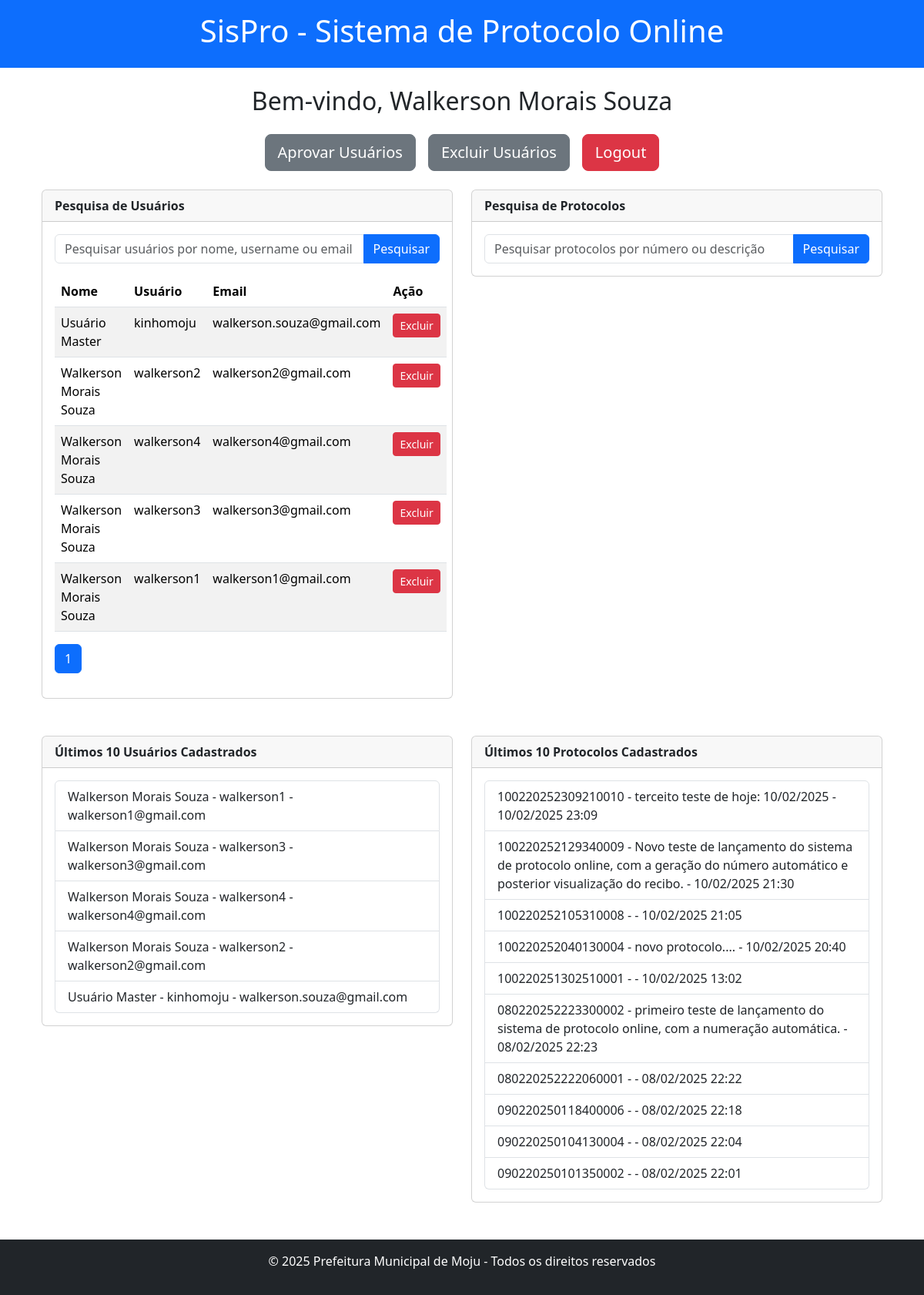
Page /usuarios/pesquisa_usuarios/ (signed in) on the earlier database version.
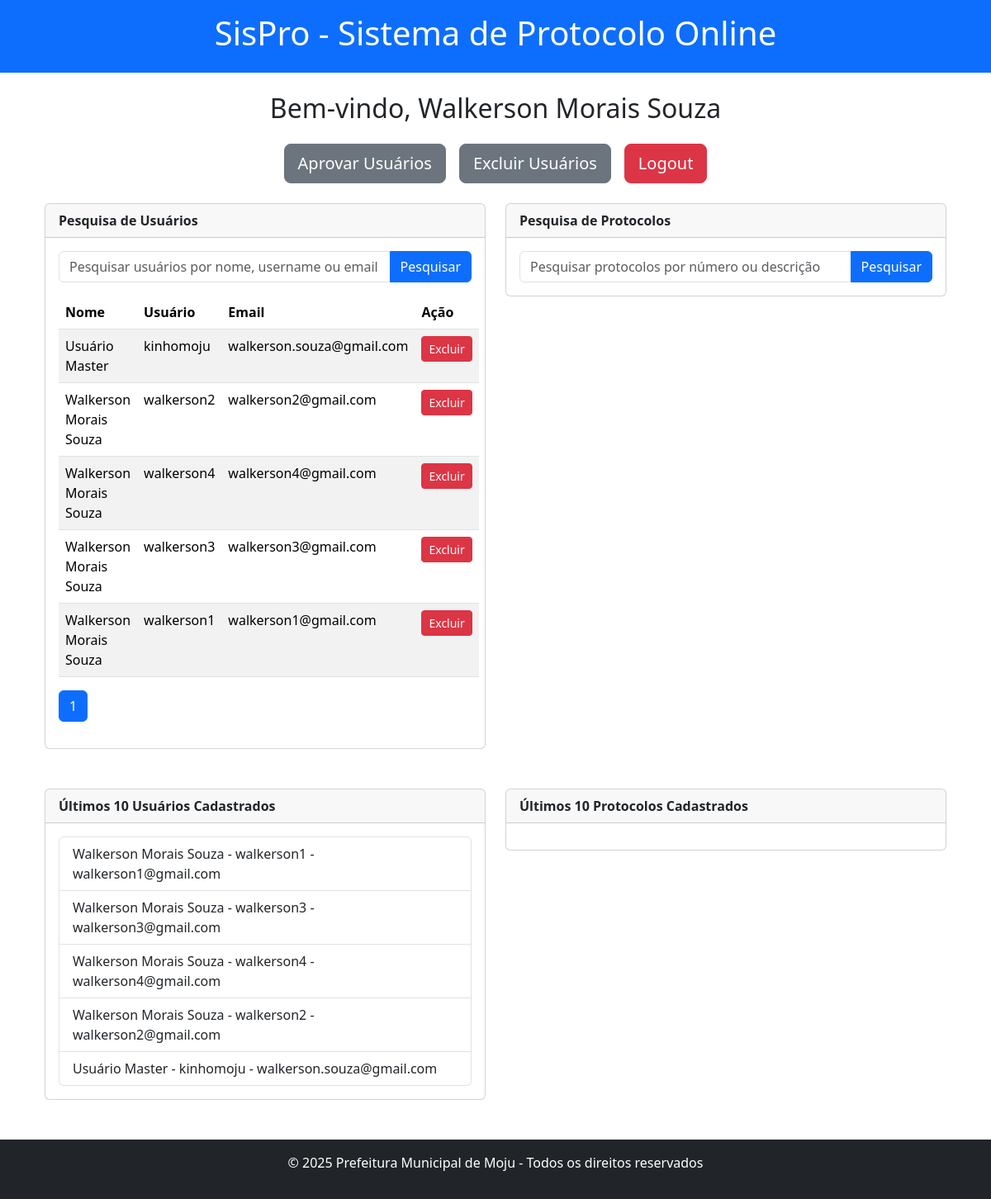
Same page on the later database version.
### usuarios/models.py (models this page shows, shortened)
class Usuario(AbstractUser):
    nome = models.CharField(max_length=100)  # Campo obrigatório
    tipo = models.CharField(
        max_length=2,
        choices=[('PJ', 'Pessoa Jurídica'), ('PF', 'Pessoa Física')],
        null=True,
        blank=True
    )
    is_master = models.BooleanField(default=False, verbose_name="É Master?")
    is_approved = models.BooleanField(default=False, verbose_name="Aprovado?")

### protocolos/models.py (models this page shows, shortened)
class Protocolo(models.Model):
    TIPO_PF_CHOICES = [
        ('RECIBO', 'Recibo'),
        ('NOTA_FISCAL', 'Nota Fiscal'),
    ]
    STATUS_CHOICES = [
        ('pago', 'Pago'),
        ('analise', 'Em Análise'),
        ('rejeitado', 'Rejeitado'),
        ('pendente', 'Pendente'),
    ]
    numero = models.CharField(max_length=20, unique=True, editable=False)  # Descomente este campo
    tipo_pf = models.CharField(max_length=20, choices=TIPO_PF_CHOICES, null=True, blank=True)
    numero_recibo = models.CharField(max_length=20, unique=True, editable=False, default=uuid.uuid4().hex)
    numero_nota_fiscal = models.CharField(max_length=20, null=True, blank=True)
    cpf = models.CharField(max_length=14, null=True, blank=True)
    nome = models.CharField(max_length=255, default='Nome padrão')
    endereco = models.CharField(max_length=255, default='Endereço padrão')
    descricao_servicos = models.TextField(default='Descrição padrão')
    valor_bruto = models.DecimalField(max_digits=10, decimal_places=2, default=0)
    descontos_iss = models.DecimalField(max_digits=10, decimal_places=2, default=0)
    descontos_irrf = models.DecimalField(max_digits=10, decimal_places=2, default=0)
    valor_liquido = models.DecimalField(max_digits=10, decimal_places=2, default=0)
    data = models.DateField(default=timezone.now)
    cnpj = models.CharField(max_length=18, null=True, blank=True)
    nome_empresa = models.CharField(max_length=255, null=True, blank=True)
    data_nota_fiscal = models.DateField(null=True, blank=True)
    usuario = models.ForeignKey(settings.AUTH_USER_MODEL, on_delete=models.CASCADE, related_name='protocolos')
    data_hora_lancamento = models.DateTimeField(default=timezone.now)
    descricao = models.TextField(blank=True)
    status = models.CharField(max_length=20, choices=STATUS_CHOICES, default='pendente')
    data_criacao = models.DateTimeField(auto_now_add=True)

### usuarios/views.py (the view)
# urls.py: path('pesquisa_usuarios/', views.pesquisa_usuarios, name='pesquisa_usuarios'),
@login_required
def pesquisa_usuarios(request):
    query = request.GET.get('q')
    if query:
        usuarios = Usuario.objects.filter(nome__icontains=query)  # Ajuste o filtro conforme necessário
    else:
        usuarios = Usuario.objects.all()
    paginator = Paginator(usuarios, 10)  # Mostra 10 usuários por página
    page_number = request.GET.get('page')
    page_obj = paginator.get_page(page_number)
    ultimos_usuarios = Usuario.objects.filter(is_approved=True).order_by('-id')[:10]
    ultimos_protocolos = Protocolo.objects.all().order_by('-data_criacao')[:10]
    return render(request, 'usuarios/dashboard_master.html', {
        'usuarios_pesquisa': page_obj,
        'ultimos_usuarios': ultimos_usuarios,
        'ultimos_protocolos': ultimos_protocolos,
    })

### usuarios/templates/usuarios/dashboard_master.html (shortened to what this page needs)
{% extends 'base_generic.html' %}
{% load static %}
{% block content %}
<div class="container mt-4">
    <div class="text-center mb-4">
        <h2>Bem-vindo, {{ user.nome }}</h2>
    </div>
    <div class="d-flex justify-content-center mb-4">
        <a href="{% url 'usuarios:aprovar_usuarios' %}"
           class="btn {% if cadastros_pendentes > 0 %}btn-warning btn-lg{% else %}btn-secondary btn-lg{% endif %} me-3"
           title="{% if cadastros_pendentes > 0 %}Existem cadastros pendentes para aprovação{% else %}Nenhum cadastro pendente{% endif %}">
            Aprovar Usuários
        </a>
        <a href="{% url 'usuarios:excluir_usuarios' %}" class="btn btn-secondary btn-lg me-3">
            Excluir Usuários
        </a>
        <a href="{% url 'usuarios:logout' %}" class="btn btn-danger btn-lg">
            Logout
        </a>
    </div>
    <div class="row">
        <div class="col-md-6">
            <div class="card mb-4">
                <div class="card-header">
                    <strong>Pesquisa de Usuários</strong>
                </div>
                <div class="card-body">
                    <form method="get" action="{% url 'usuarios:pesquisa_usuarios' %}">
                        <div class="input-group">
                            <input type="text" name="q" class="form-control" placeholder="Pesquisar usuários por nome, username ou email" aria-label="Pesquisar usuários">
                            <button type="submit" class="btn btn-primary">Pesquisar</button>
                        </div>
                    </form>
                    {% if usuarios_pesquisa %}
                        <table class="table table-striped mt-3">
                            <thead>
                                <tr>
                                    <th>Nome</th>
                                    <th>Usuário</th>
                                    <th>Email</th>
                                    <th>Ação</th>
                                </tr>
                            </thead>
                            <tbody>
                                {% for usuario in usuarios_pesquisa %}
                                <tr>
                                    <td>{{ usuario.nome }}</td>
                                    <td>{{ usuario.username }}</td>
                                    <td>{{ usuario.email }}</td>
                                    <td>
                                        <button type="button" class="btn btn-danger btn-sm" data-bs-toggle="modal" data-bs-target="#confirmarExclusao{{ usuario.id }}">
                                            Excluir
                                        </button>
                                    </td>
                                </tr>
                                {% endfor %}
                            </tbody>
                        </table>
                        <nav>
                            <ul class="pagination">
                                <li class="page-item active"><span class="page-link">{{ usuarios_pesquisa.number }}</span></li>
                            </ul>
                        </nav>
                    {% elif request.GET.q %}
                        <p class="mt-3 text-muted">Nenhum usuário encontrado para a pesquisa.</p>
                    {% endif %}
                </div>
            </div>
        </div>
        <div class="col-md-6">
            <div class="card mb-4">
                <div class="card-header">
                    <strong>Pesquisa de Protocolos</strong>
                </div>
                <div class="card-body">
                    <form method="get" action="{% url 'protocolos:pesquisa_protocolos' %}">
                        <div class="input-group">
                            <input type="text" name="q" class="form-control" placeholder="Pesquisar protocolos por número ou descrição" aria-label="Pesquisar protocolos">
                            <button type="submit" class="btn btn-primary">Pesquisar</button>
                        </div>
                    </form>
                </div>
            </div>
        </div>
    </div>
    <div class="row mt-4">
        <div class="col-md-6">
            <div class="card">
                <div class="card-header">
                    <strong>Últimos 10 Usuários Cadastrados</strong>
                </div>
                <div class="card-body">
                    <ul class="list-group">
                        {% for usuario in ultimos_usuarios %}
                        <li class="list-group-item">
                            {{ usuario.nome }} - {{ usuario.username }} - {{ usuario.email }}
                        </li>
                        {% endfor %}
                    </ul>
                </div>
            </div>
        </div>
        <div class="col-md-6">
            <div class="card">
                <div class="card-header">
                    <strong>Últimos 10 Protocolos Cadastrados</strong>
                </div>
                <div class="card-body">
                    <ul class="list-group">
                        {% for protocolo in ultimos_protocolos %}
                        <li class="list-group-item">
                            {{ protocolo.numero }} - {{ protocolo.descricao }} - {{ protocolo.data_criacao|date:"d/m/Y H:i" }}
                        </li>
                        {% endfor %}
                    </ul>
                </div>
            </div>
        </div>
    </div>
</div>
{% endblock %}

### templates/base_generic.html (shortened to what this page needs)
<!DOCTYPE html>
<html lang="pt-BR">
{% load static %}
<head>
    <link rel="stylesheet" href="https://cdnjs.cloudflare.com/ajax/libs/bootstrap/5.3.3/css/bootstrap.min.css">
</head>
<body>
    <header class="bg-primary text-white text-center p-3">
        <h1>SisPro - Sistema de Protocolo Online</h1>
    </header>
    <div class="container mt-4">
        {% block content %}{% endblock %}
    </div>
    <footer class="bg-dark text-white text-center p-3 mt-5">
        <p>&copy; 2025 Prefeitura Municipal de Moju - Todos os direitos reservados</p>
    </footer>
</body>
</html>

Differences in the rows shown:
removed Protocolo: numero "100220252309210010", descricao "terceito teste de hoje: 10/02/2025", data_criacao "10/02/2025 23:09"
removed Protocolo: numero "100220252129340009", descricao "Novo teste de lançamento do sistema de protocolo online, com a geração do número automático e posterior visualização do recibo.", data_criacao "10/02/2025 21:30"
removed Protocolo: numero "100220252105310008", data_criacao "10/02/2025 21:05"
removed Protocolo: numero "100220252040130004", descricao "novo protocolo....", data_criacao "10/02/2025 20:40"
removed Protocolo: numero "100220251302510001", data_criacao "10/02/2025 13:02"
removed Protocolo: numero "080220252223300002", descricao "primeiro teste de lançamento do sistema de protocolo online, com a numeração automática.", data_criacao "08/02/2025 22:23"
removed Protocolo: numero "080220252222060001", data_criacao "08/02/2025 22:22"
removed Protocolo: numero "090220250118400006", data_criacao "08/02/2025 22:18"
removed Protocolo: numero "090220250104130004", data_criacao "08/02/2025 22:04"
removed Protocolo: numero "090220250101350002", data_criacao "08/02/2025 22:01"
